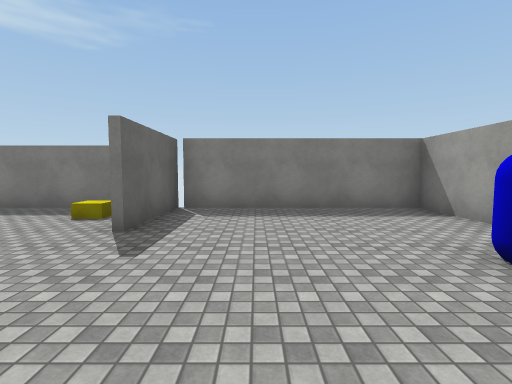
View 1 (above)

16 first-person views from a walk through a Unity game level. The camera is 1.5 m above the floor, tilts 4° down and sees 85° across. The floor is counted in squares, 2 m on a side. Each view is taken from the middle of a square. On the plan, view 1 faces up. The plan holds only what a view shows up to about 10 squares ahead; the rest is blank. Surface patterns are stand-ins for the level's own textures.

View 2
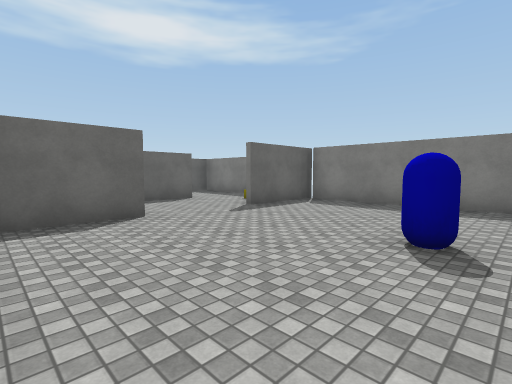

View 3
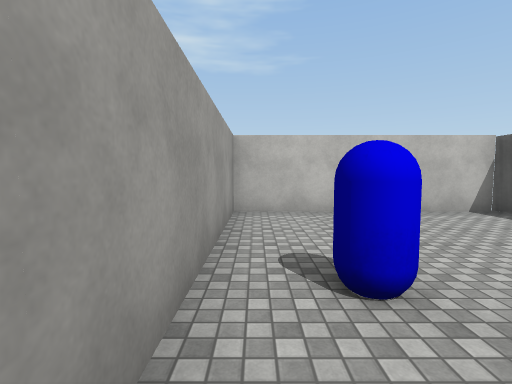

View 4
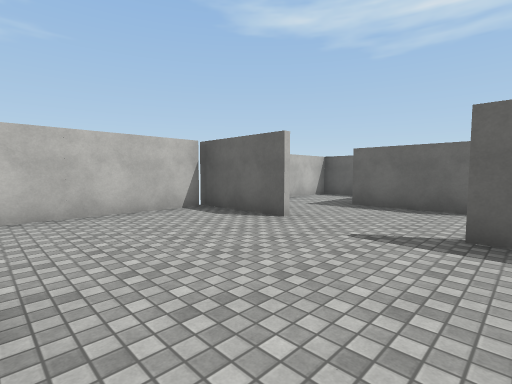

View 5
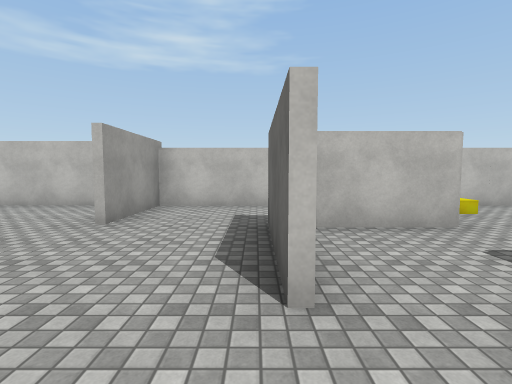

View 6
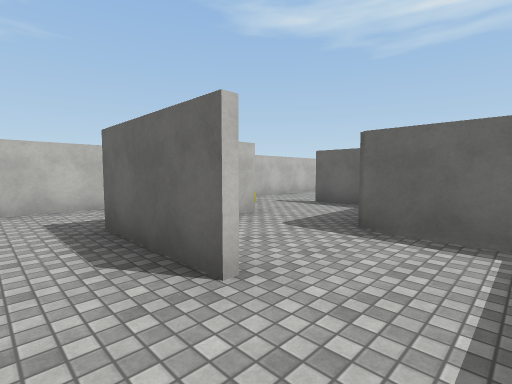

View 7
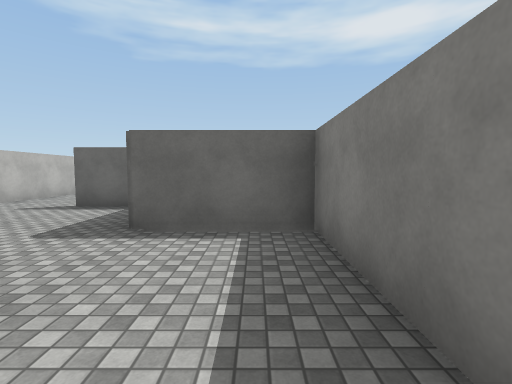

View 8
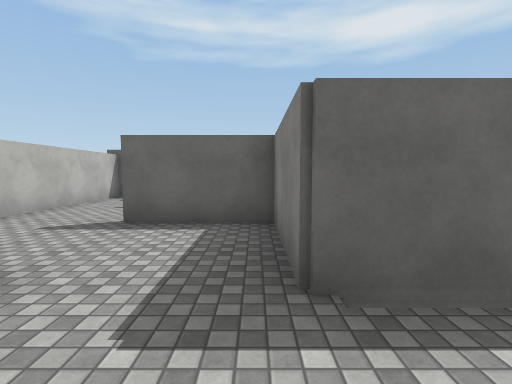

View 9
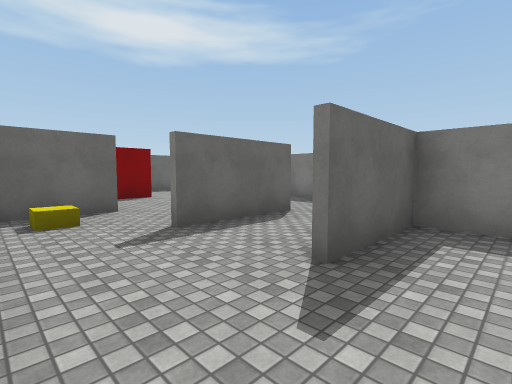

View 10
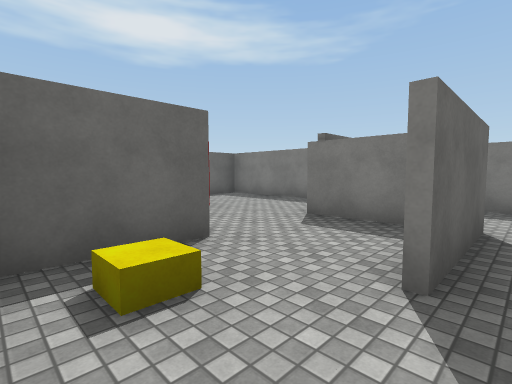

View 11
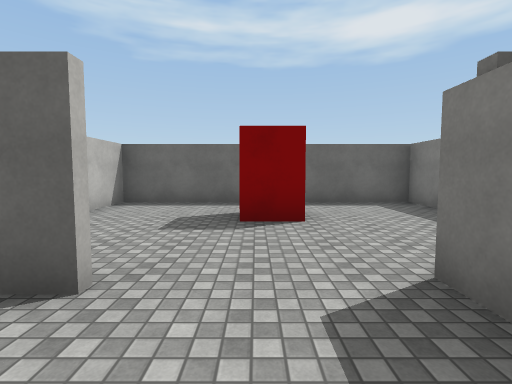

View 12
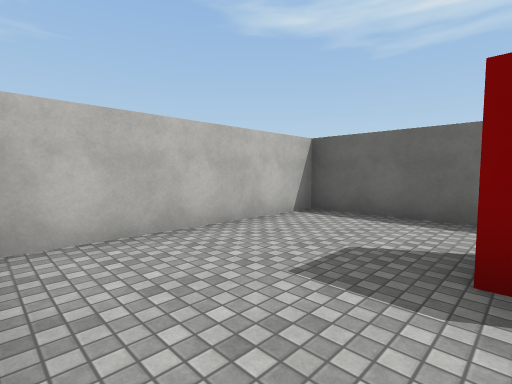

View 13
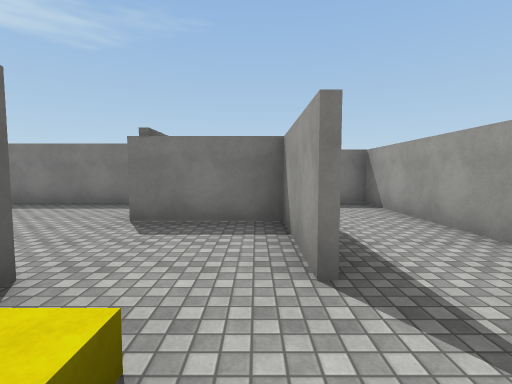

View 14
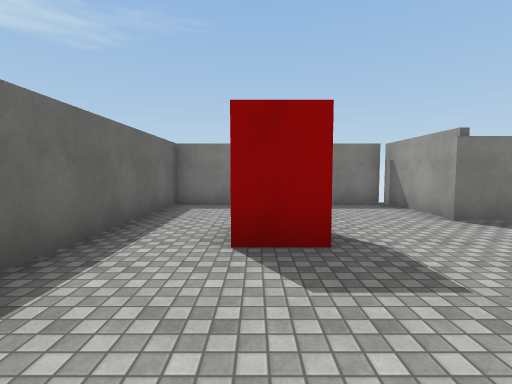

View 15
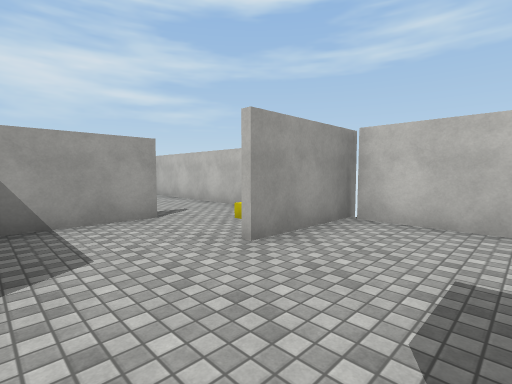

View 16
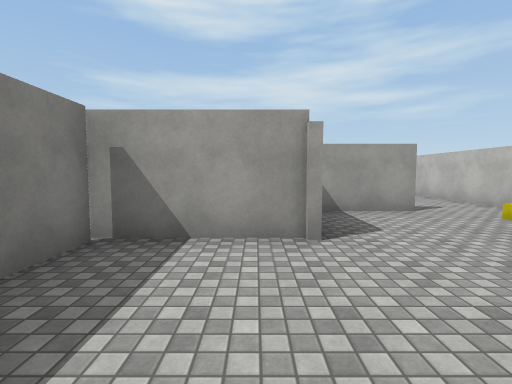

### Floor plan
Ten units are one square. View 1 is at (0, 0); x grows to the right and y downward. Boxes are objects, and circles mark ways between rooms. Rooms are numbered by the first view taken in them; rooms with no view inside come last. Other rooms are left out.
<svg viewBox="-194 -63 233 84">
<path fill="none" stroke="#000" d="M-17 -11 -17 13 34 13 34 -58 -17 -58 -17 -35M-42 -36 -42 -10M-30 -58 -45 -58M-45 -58 -67 -58 -67 -33M-69 -12 -48 -12M-93 -19 -93 -36M-105 13 -70 13M-67 -33 -92 -33 -92 -10M-114 -35 -114 -9M-137 -10 -137 13 -105 13M-116 -9 -116 -33 -138 -33M-138 -33 -138 -58 -189 -58 -189 13 -140 13M-138 16 -138 -10M-67 1 -67 13 -18 13 -18 -10M-93 -36 -93 -58 -134 -58"/>
<rect x="-175" y="-25" width="10" height="10" fill="#bbb"><title>other object</title></rect>
<circle cx="-20" cy="-25" r="3" fill="#2a7"/>
<circle cx="-40" cy="-45" r="3" fill="#2a7"/>
<circle cx="-30" cy="-10" r="3" fill="#2a7"/>
<circle cx="-70" cy="-25" r="3" fill="#2a7"/>
<circle cx="-110" cy="5" r="3" fill="#2a7"/>
<circle cx="-100" cy="-25" r="3" fill="#2a7"/>
<circle cx="-140" cy="-15" r="3" fill="#2a7"/>
<text x="10" y="-20">1</text>
<text x="-30" y="-40">2</text>
<text x="-60" y="-40">3</text>
<text x="-90" y="-10">4</text>
<text x="-130" y="-10">5</text>
<text x="-170" y="-20">6</text>
<text x="-40" y="0">7</text>
<text x="-120" y="-50">8</text>
</svg>
Room 1 opens to room 2. Room 2 opens to room 3. Room 2 opens to room 7. Room 3 opens to room 4. Room 4 opens to room 5. Room 4 opens to room 8. Room 5 opens to room 6.

Where each view was taken, in squares from view 1:
view 1: 0 up, 0 right, facing up
view 2: 1 down, 3 right, facing up-left
view 3: 4 up, 3 right, facing down
view 4: 4 up, 2 right, facing down-left
view 5: 5 up, 4 left, facing down
view 6: 5 up, 3 left, facing down-left
view 7: 5 up, 3 left, facing left
view 8: 3 up, 5 left, facing left
view 9: 1 down, 8 left, facing up-left
view 10: 1 down, 11 left, facing up-left
view 11: 2 up, 12 left, facing left
view 12: 2 up, 14 left, facing down-left
view 13: 1 down, 12 left, facing up
view 14: 1 down, 17 left, facing up
view 15: 3 up, 16 left, facing down-right
view 16: 4 up, 17 left, facing right
